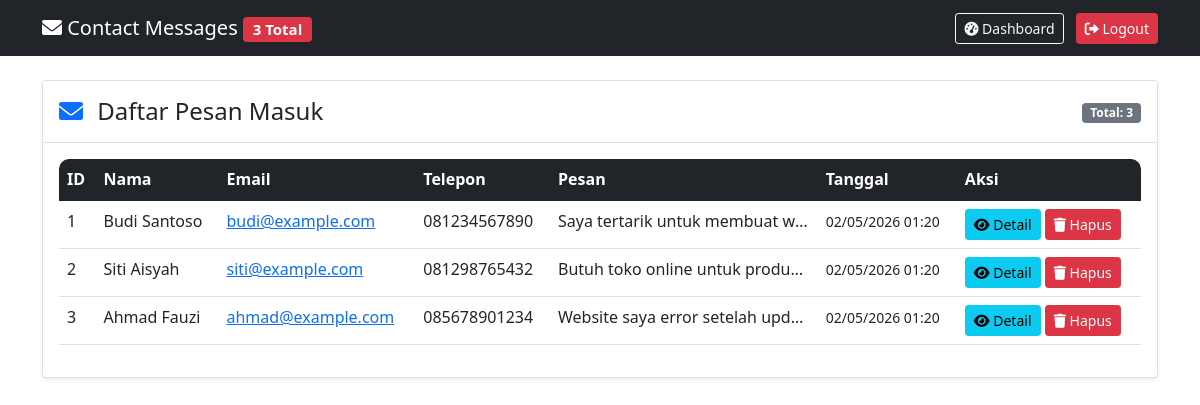
Screenshot of /admin/view_contacts.php (signed in) with the database file from the repository.
### tables this page shows
CREATE TABLE `contacts` (
  `id` bigint UNSIGNED NOT NULL,
  `name` varchar(255) NOT NULL,
  `email` varchar(255) NOT NULL,
  `phone` varchar(50) DEFAULT NULL,
  `subject` varchar(255) NOT NULL,
  `message` text NOT NULL,
  `is_read` tinyint(1) NOT NULL DEFAULT '0',
  `created_at` timestamp NULL DEFAULT NULL,
  `updated_at` timestamp NULL DEFAULT NULL
);

### admin/view_contacts.php (the view, shortened to what this page needs)
<?php
require_once '../config/database.php';
$isAdmin = ($_SESSION['role'] == 'admin');
$stmt = $pdo->query("SELECT * FROM contacts ORDER BY created_at DESC");
$contacts = $stmt->fetchAll();
$total_count = count($contacts);
?>
<!DOCTYPE html>
<html lang="id">
<head>
    <link href="https://cdn.jsdelivr.net/npm/bootstrap@5.1.3/dist/css/bootstrap.min.css" rel="stylesheet">
    <link rel="stylesheet" href="https://cdnjs.cloudflare.com/ajax/libs/font-awesome/6.0.0/css/all.min.css">
</head>
<body>
    <nav class="navbar navbar-dark bg-dark">
        <div class="container">
            <span class="navbar-brand">
                <i class="fas fa-envelope"></i> Contact Messages
                <?php if($total_count > 0): ?>
                    <span class="badge bg-danger"><?php echo $total_count; ?> Total</span>
                <?php endif; ?>
            </span>
            <div>
                <a href="dashboard.php" class="btn btn-outline-light btn-sm">
                    <i class="fas fa-tachometer-alt"></i> Dashboard
                </a>
                <a href="../logout.php" class="btn btn-danger btn-sm ms-2">
                    <i class="fas fa-sign-out-alt"></i> Logout
                </a>
            </div>
        </div>
    </nav>
    <div class="container mt-4">
        <div class="card shadow-sm">
            <div class="card-header bg-white py-3">
                <div class="d-flex justify-content-between align-items-center">
                    <h4 class="mb-0">
                        <i class="fas fa-envelope text-primary me-2"></i> Daftar Pesan Masuk
                    </h4>
                    <div>
                        <span class="badge bg-secondary">Total: <?php echo $total_count; ?></span>
                    </div>
                </div>
            </div>
            <div class="card-body">
                <?php if(count($contacts) > 0): ?>
                    <div class="table-responsive">
                        <table class="table table-hover">
                            <thead class="table-dark">
                                <tr>
                                    <th>ID</th>
                                    <th>Nama</th>
                                    <th>Email</th>
                                    <th>Telepon</th>
                                    <th>Pesan</th>
                                    <th>Tanggal</th>
                                    <th>Aksi</th>
                                </tr>
                            </thead>
                            <tbody>
                                <?php foreach($contacts as $contact): ?>
                                <tr>
                                    <td><?php echo $contact['id']; ?></td>
                                    <td><?php echo htmlspecialchars($contact['name'] ?? ''); ?></td>
                                    <td>
                                        <a href="mailto:<?php echo htmlspecialchars($contact['email'] ?? ''); ?>">
                                            <?php echo htmlspecialchars($contact['email'] ?? ''); ?>
                                        </a>
                                    </td>
                                    <td><?php echo htmlspecialchars($contact['phone'] ?? '-'); ?></td>
                                    <td class="message-preview">
                                        <?php echo htmlspecialchars(substr($contact['message'] ?? '', 0, 50)); ?>...
                                    </td>
                                    <td>
                                        <small><?php echo date('d/m/Y H:i', strtotime($contact['created_at'] ?? 'now')); ?></small>
                                    </td>
                                    <td>
                                        <button class="btn btn-sm btn-info" data-bs-toggle="modal" data-bs-target="#viewModal<?php echo $contact['id']; ?>">
                                            <i class="fas fa-eye"></i> Detail
                                        </button>
                                        <?php if($isAdmin): ?>
                                        <a href="?delete=<?php echo $contact['id']; ?>" class="btn btn-sm btn-danger" onclick="return confirm('Hapus pesan ini?')">
                                            <i class="fas fa-trash"></i> Hapus
                                        </a>
                                        <?php endif; ?>
                                    </td>
                                </tr>
                                <?php endforeach; ?>
                            </tbody>
                        </table>
                    </div>
                <?php endif; ?>
            </div>
        </div>
    </div>
</body>
</html>

### admin/view_contacts.php (style rules this page uses)
.table-responsive { border-radius: 10px; overflow: hidden; }
.message-preview { max-width: 250px; white-space: nowrap; overflow: hidden; text-overflow: ellipsis; }

### rows the page displays
contacts: id "1", name "Budi Santoso", email "budi@example.com", phone "081234567890", message "Saya tertarik untuk membuat w…", created_at "02/05/2026 01:20"
contacts: id "2", name "Siti Aisyah", email "siti@example.com", phone "081298765432", message "Butuh toko online untuk produ…", created_at "02/05/2026 01:20"
contacts: id "3", name "Ahmad Fauzi", email "ahmad@example.com", phone "085678901234", message "Website saya error setelah upd…", created_at "02/05/2026 01:20"

### other values shown
$total_count "3"
